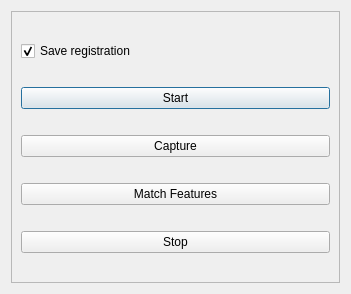
<?xml version="1.0" encoding="UTF-8"?>
<ui version="4.0">
 <class>CameraDialog</class>
 <widget class="QDialog" name="CameraDialog">
  <property name="geometry">
   <rect>
    <x>0</x>
    <y>0</y>
    <width>351</width>
    <height>294</height>
   </rect>
  </property>
  <property name="windowTitle">
   <string>RegistrationDialog</string>
  </property>
  <layout class="QVBoxLayout" name="verticalLayout_2">
   <item>
    <widget class="QSplitter" name="splitter_toplevel">
     <property name="orientation">
      <enum>Qt::Horizontal</enum>
     </property>
     <widget class="QFrame" name="data_panel">
      <property name="frameShape">
       <enum>QFrame::StyledPanel</enum>
      </property>
      <property name="frameShadow">
       <enum>QFrame::Raised</enum>
      </property>
      <layout class="QVBoxLayout" name="verticalLayout">
       <item>
        <widget class="QCheckBox" name="checkBox_save_to_file">
         <property name="text">
          <string>Save registration</string>
         </property>
         <property name="checked">
          <bool>true</bool>
         </property>
        </widget>
       </item>
       <item>
        <widget class="QPushButton" name="pushButton_start">
         <property name="text">
          <string>Start</string>
         </property>
        </widget>
       </item>
       <item>
        <widget class="QPushButton" name="pushButton_capture">
         <property name="text">
          <string>Capture</string>
         </property>
        </widget>
       </item>
       <item>
        <widget class="QPushButton" name="pushButton_match">
         <property name="text">
          <string>Match Features</string>
         </property>
        </widget>
       </item>
       <item>
        <widget class="QPushButton" name="pushButton_stop">
         <property name="text">
          <string>Stop</string>
         </property>
        </widget>
       </item>
      </layout>
     </widget>
    </widget>
   </item>
  </layout>
 </widget>
 <resources/>
 <connections/>
</ui>
